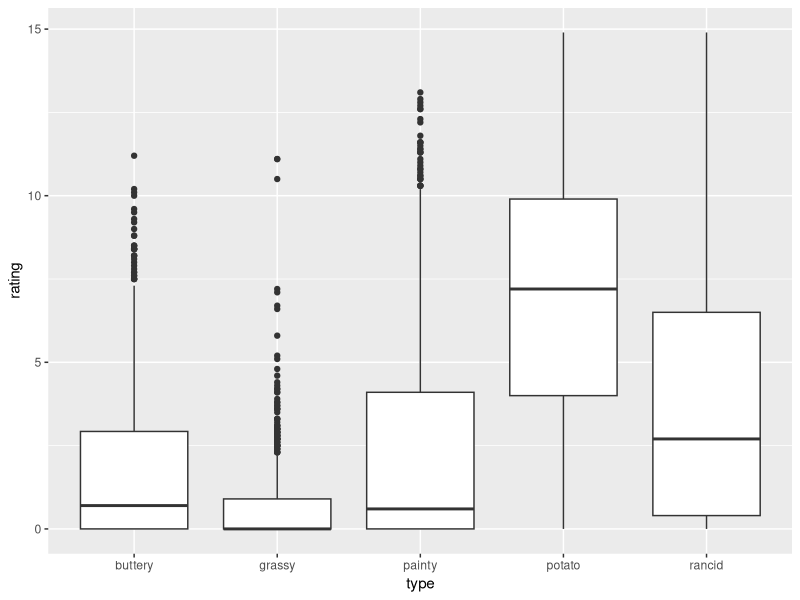
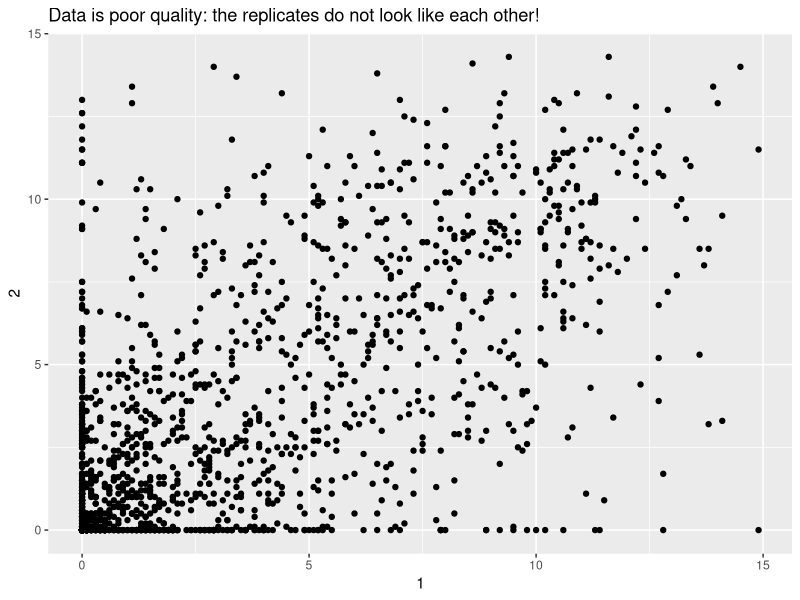
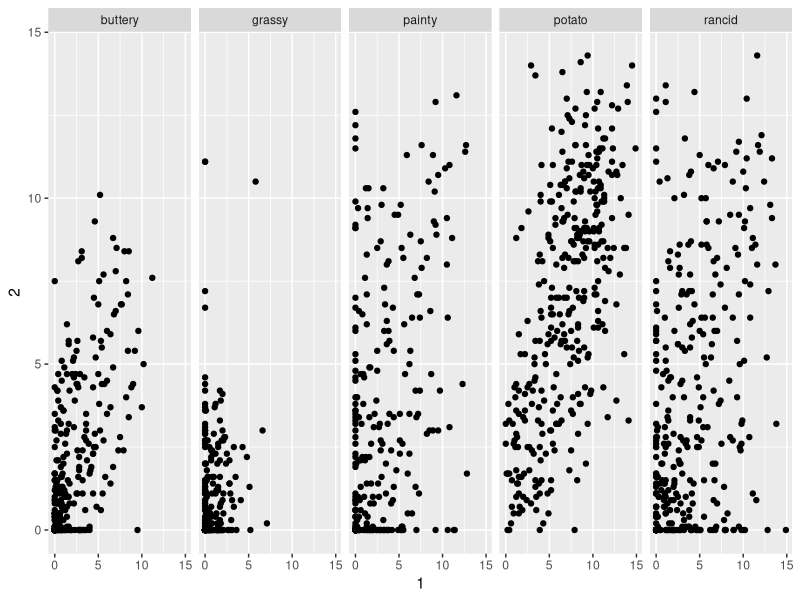

These figures' R source, in order:
## ---- chunk 1
library(tidyverse)
## ---- chunk 2
french_fries <- read_csv("data/french_fries.csv")
## ---- chunk 3
fries_long <- french_fries %>% 
  gather(key = type, 
         value = rating, 
         -time, 
         -treatment, 
         -subject, 
         -rep) %>%
  mutate(type = as.factor(type))
## ---- chunk 4
fries_long %>% filter(time == 1)
## ---- chunk 5
fries_long %>% filter(time %in% c("1", "2", "3", "4"))
## ---- chunk 6
fries_long %>% filter(treatment == 1)
## ---- chunk 7
fries_long %>% filter(treatment != 2)
## ---- chunk 8
fries_long %>% select(time, treatment, rep)
## ---- chunk 9
fries_long %>% select(subject:rating)
## ---- chunk 10
fries_long %>% select(-subject)
## ---- chunk 11
fries_long %>%
  mutate(lrating=log10(rating))
## ---- chunk 12
fries_long %>% 
  group_by(subject) %>%
  summarise(rating = mean(rating, na.rm=TRUE))
## ---- chunk 13
fries_long %>% 
  filter(type == "rancid") %>%
  group_by(time) %>%
  summarise(rating = mean(rating, na.rm=TRUE))
## ---- chunk 14
fries_long %>% count(subject, sort=TRUE)
## ---- chunk 15
fries_long %>% count(type)
## ---- chunk 16
fries_long %>% 
  group_by(type) %>%
  summarise(m = mean(rating, 
                     na.rm = TRUE), 
            sd = sd(rating, 
                    na.rm = TRUE)) %>%
  arrange(-m)
## ---- chunk 17
ggplot(fries_long,
       aes(x = type, 
           y = rating)) +
  geom_boxplot()
## ---- chunk 18
fries_spread <- fries_long %>% 
  spread(key = rep, 
         value = rating)
  
fries_spread
## ---- chunk 19
summarise(fries_spread,
          r = cor(`1`, `2`, use = "complete.obs"))
## ---- chunk 20
  ggplot(fries_spread,
         aes(x = `1`, 
             y = `2`)) + 
  geom_point() + 
  labs(title = "Data is poor quality: the replicates do not look like each other!")
## ---- chunk 21
fries_spread %>%
  group_by(type) %>%
  summarise(r = cor(x = `1`, 
                    y = `2`, 
                    use = "complete.obs"))
## ---- chunk 22
ggplot(fries_spread, aes(x=`1`, y=`2`)) + 
  geom_point() + facet_wrap(~type, ncol = 5)
